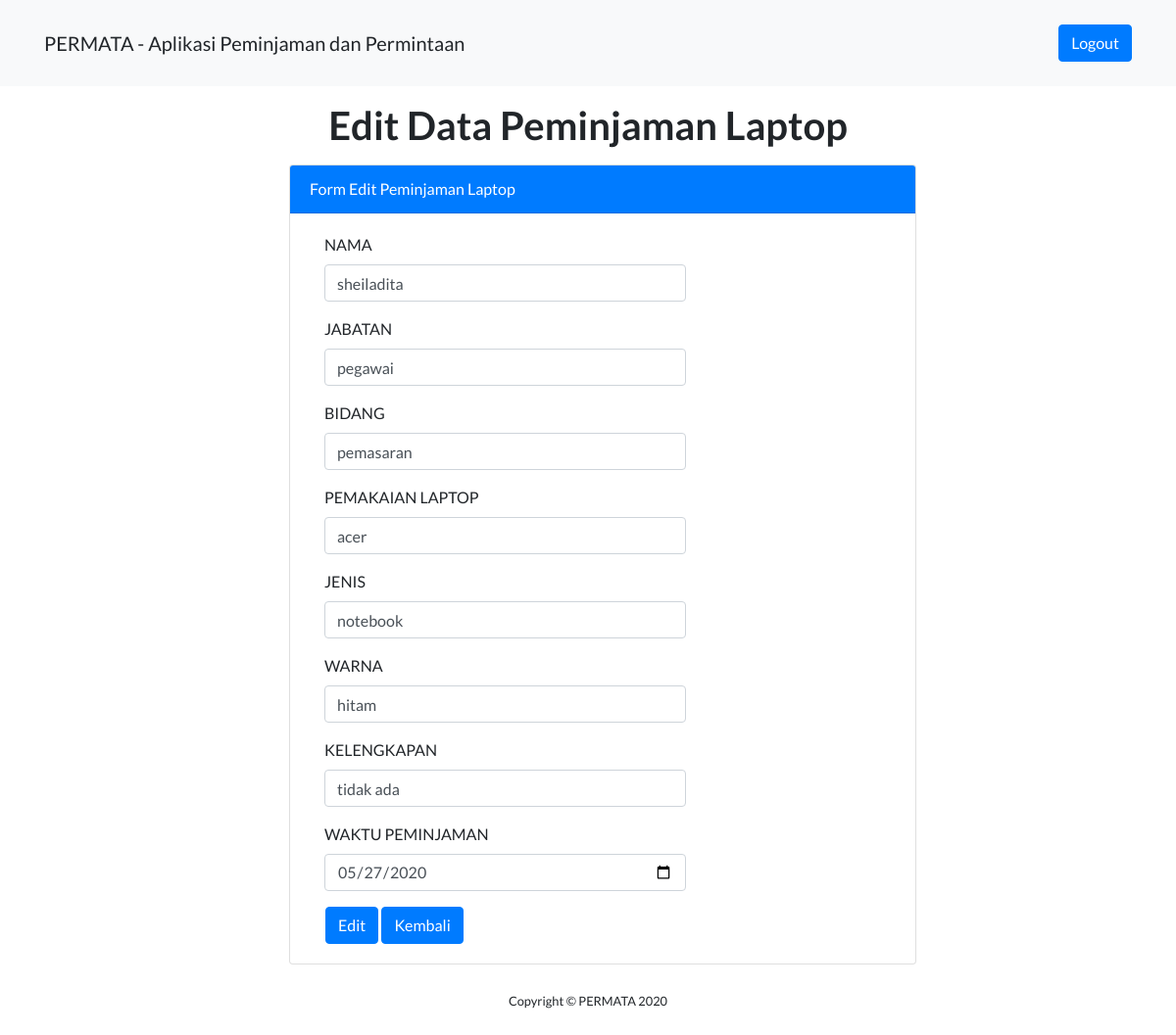
The app's page /kpbpjs/index.php/admin/edit_laptop/2 with its own data.
### tables this page shows
CREATE TABLE `daftar_peminjamlaptop` (
  `id` int(11) NOT NULL,
  `nama` varchar(255) NOT NULL,
  `jabatan` varchar(128) NOT NULL,
  `bidang` varchar(128) NOT NULL,
  `pemakaian_laptop` varchar(100) NOT NULL,
  `jenis` varchar(100) NOT NULL,
  `warna` varchar(50) NOT NULL,
  `kelengkapan` varchar(50) NOT NULL,
  `waktu_peminjaman` date NOT NULL
);

### kpbpjs/application/controllers/Admin.php (called while the page is built, shortened)
<?php
class Admin extends CI_Controller
{
	public function edit_laptop($id)
	{
		$data['title'] = 'Edit Data Peminjaman Laptop';
		$data['daftar_peminjamlaptop'] = $this->model_laptop->getLaptopById($id);
		$this->form_validation->set_rules('nama', 'Nama', 'required|trim');
		$this->form_validation->set_rules('jabatan', 'Jabatan', 'required|trim');
		$this->form_validation->set_rules('bidang', 'Bidang', 'required|trim');
		$this->form_validation->set_rules('pemakaian_laptop', 'Pemakaian Laptop', 'required|trim');
		$this->form_validation->set_rules('jenis', 'Jenis', 'required|trim');
		$this->form_validation->set_rules('warna', 'Warna', 'required|trim');
		$this->form_validation->set_rules('kelengkapan', 'Kelengkapan', 'required|trim');
		$this->form_validation->set_rules('waktu_peminjaman', 'Waktu Peminjaman', 'required|trim');
		if ($this->form_validation->run() == false) {
				$this->load->view('templates/header', $data);
				$this->load->view('templates/navbar', $data);
				$this->load->view('admin/edit_laptop', $data);
				$this->load->view('templates/footer');
		}
	}
}

### kpbpjs/index.php (called while the page is built, shortened)
<?php
require_once BASEPATH.'core/CodeIgniter.php';

### kpbpjs/application/models/model_laptop.php (called while the page is built, shortened)
<?php
class Model_laptop extends CI_Model
{
	public function getLaptopById($id)
	{
		return $this->db->get_where('daftar_peminjamlaptop', ['id' => $id])->row_array();
	}
}

### kpbpjs/application/views/admin/edit_laptop.php (the view, shortened to what this page needs)
<div class="container-fluid">
  <div class="mt-3" align="center" margin="center"><h1>Edit Data Peminjaman Laptop</h1></div>
        <div class="container mt-3" style="width: 40rem;">
          <form class="form-horizontal" method="post" action="<?php base_url('admin/edit_laptop') ?>">
          <div class="card" style="width: 40rem;">
          <div class="card-header bg-primary text-white">Form Edit Peminjaman Laptop</div>
          <div class="card-body">
            <div class="form-group">
              <label class="control-label col-sm-8" for="nama">NAMA</label>
              <div class="col-sm-8">
                <input type="text" class="form-control" id="nama" name="nama" placeholder="Nama" value="<?= $daftar_peminjamlaptop['nama'] ?>">
              </div>
            </div>
            <div class="form-group">
              <label class="control-label col-sm-8" for="jabatan">JABATAN</label>
              <div class="col-sm-8">
                <input type="text" class="form-control" id="jabatan" name="jabatan" placeholder="Jabatan" value="<?= $daftar_peminjamlaptop['jabatan'] ?>">
              </div>
            </div>
            <div class="form-group">
              <label class="control-label col-sm-8" for="bidang">BIDANG</label>
              <div class="col-sm-8">
                <input type="text" class="form-control" id="bidang" name="bidang" placeholder="Bidang" value="<?= $daftar_peminjamlaptop['bidang'] ?>">
              </div>
            </div>
            <div class="form-group">
              <label class="control-label col-sm-8" for="pemakaian_laptop">PEMAKAIAN LAPTOP</label>
              <div class="col-sm-8">
                <input type="text" class="form-control" id="pemakaian_laptop" name="pemakaian_laptop" placeholder="Pemakaian Laptop" value="<?= $daftar_peminjamlaptop['pemakaian_laptop'] ?>">
              </div>
            </div>
            <div class="form-group">
              <label class="control-label col-sm-8" for="jenis">JENIS</label>
              <div class="col-sm-8">
                <input type="text" class="form-control" id="jenis" name="jenis" placeholder="Jenis" value="<?= $daftar_peminjamlaptop['jenis'] ?>">
              </div>
            </div>
             <div class="form-group">
              <label class="control-label col-sm-8" for="warna">WARNA</label>
              <div class="col-sm-8">
                <input type="text" class="form-control" id="warna" name="warna" placeholder="Warna" value="<?= $daftar_peminjamlaptop['warna'] ?>">
              </div>
            </div>
             <div class="form-group">
              <label class="control-label col-sm-8" for="kelengkapan">KELENGKAPAN</label>
              <div class="col-sm-8">
                <input type="text" class="form-control" id="kelengkapan" name="kelengkapan" placeholder="Kelengkapan" value="<?= $daftar_peminjamlaptop['kelengkapan'] ?>">
              </div>
            </div>
             <div class="form-group">
              <label class="control-label col-sm-8" for="waktu_peminjaman">WAKTU PEMINJAMAN</label>
              <div class="col-sm-8">
                <input type="date" class="form-control" id="waktu_peminjaman" name="waktu_peminjaman" placeholder="Waktu Peminjaman" value="<?= $daftar_peminjamlaptop['waktu_peminjaman'] ?>">
              </div>
            </div>
            <div class="ml-3 mt-3">
              <button type="submit" class="btn btn-primary">Edit</button>
               <?php echo anchor('index.php/admin/kelola_laptop', '<div class="btn btn-primary">
            Kembali
          </div>') ?>
            </div>
            </div>
            </div>
          </form>
        </div>
      </div>

### records on screen
daftar_peminjamlaptop: nama "sheiladita", jabatan "pegawai", bidang "pemasaran", pemakaian_laptop "acer", jenis "notebook", warna "hitam", kelengkapan "tidak ada", waktu_peminjaman "05/27/2020"
